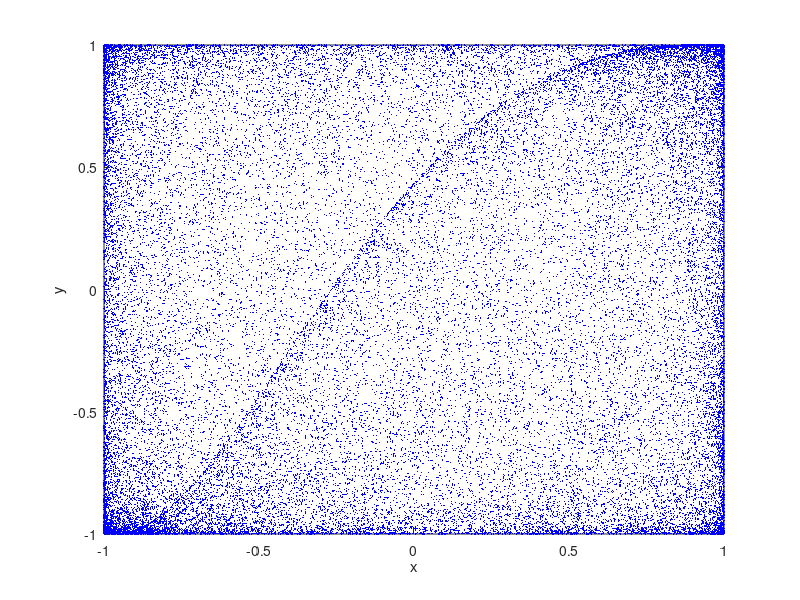

Reproduce this figure in MATLAB.
x=zeros(1);y=zeros(1);
x(1)=0.5;
y(1)=0.5;

a=0.6;
k=0.8;

for n=1:40000
	x(n+1)=sin(21./a*(y(n)+3)*k*x(n)*(1-k*x(n)));
	y(n+1)=sin(21./(a*(k*x(n+1)+3)*y(n)*(1-y(n))));

end
figure;
H=plot(x(1000:end),y(1000:end),'b');%1000
set(H,'linestyle','none','marker','.','markersize',1)
xlabel('x');ylabel('y');